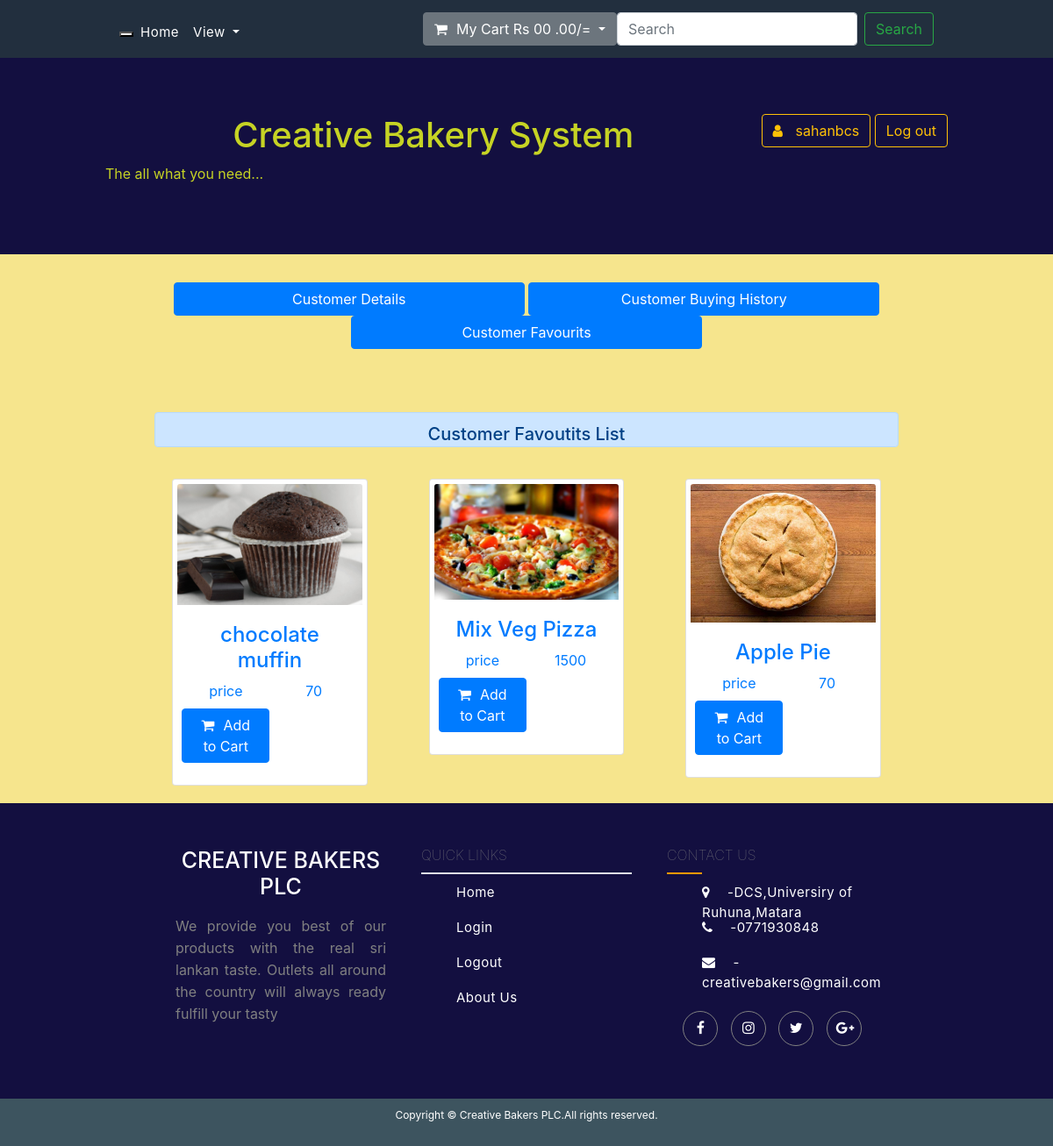
Screenshot of /customerfav.php (signed in) with the database file from the repository.
### tables this page shows
CREATE TABLE `products` (
  `id` int(11) NOT NULL,
  `category_id` int(11) NOT NULL,
  `product_name` varchar(255) NOT NULL,
  `product_price` float NOT NULL,
  `product_quantity` int(11) NOT NULL,
  `product_description` varchar(535) NOT NULL,
  `product_image` longtext NOT NULL,
  `product_availability` tinyint(1) NOT NULL,
  `discount` float DEFAULT NULL,
  `post_date` timestamp NOT NULL DEFAULT current_timestamp(),
  `update_date` timestamp NULL DEFAULT NULL
);

### customerfav.php (the view, shortened to what this page needs)
<?php
    include('top_header.php');
    include('header.php');
?>
<center>
   <a href="<?php
            if($_SESSION['role']=='admin'){
                echo "admin.php";
            }else if($_SESSION['role']){
                echo "customer.php";
            }
    ?>"> <button  style="width:400px;" class="btn btn-primary" type="button"><?php
    if($_SESSION['role']=='admin'){
        echo "Admin  Details";
    }else if($_SESSION['role']){
        echo "Customer Details ";
    }
    ?>
    </button >   </a>
    <a href="customer_buying_history.php"><button  style="width:400px;"class="btn btn-primary" type="button">Customer Buying History </button >   </a>
    <a href="customerfav.php"><button  style="width:400px;"class="btn btn-primary" type="button">Customer Favourits </button >   </a>
    </center>
<center>
    <div class="container-fluid " >
      <div class="col-md-9">
               <div class="alert alert-primary" role="alert" style="height:40px">
               <h5> Customer Favoutits List <h5>
</div>
    <div class="row" align="center">
      <?php
        $uid = intval($_SESSION['uid']);
        $presql = "SELECT * FROM `wishlist` WHERE `user_id` = $uid ";
        $preres= mysqli_query($conn,$presql);
        while($prerow=mysqli_fetch_assoc($preres)){
            $ppid = $prerow['product_id'];
          $sql = "SELECT * FROM `products` WHERE `id` =$ppid";
          $res=mysqli_query($conn,$sql);
        while($row = mysqli_fetch_assoc($res)){  ?>
    <div class="col-md-4 sm-12">
      <div class="card btn " id="product" style="margin:20px; padding:5px;">
      <a href="product_details.php?pid=<?php echo "".$row['id']; ?>" >  <img src="upload \<?php echo "".$row['product_image']; ?>" class="card-img-top" alt="..."></a>
          <div class="card-body">
            <h4><a  style="text-decoration:none" href="product_details.php?pid=<?php echo "".$row['id']; ?>" ><?php echo "".$row['product_name']; ?></a></h4>
            <div class="row">
                <label class="col-6" ><a  style="text-decoration:none" href="product_details.php?pid=<?php echo "".$row['id']; ?>" ><span class="
                  color: #fff;
                  text-decoration: none;">price</span></a></label>
                <label class="col-6"><a style="text-decoration:none" href="product_details.php"><?php echo "".$row['product_price']; ?></a></label>
            </div>
            <div class="row">
               <a style="width:50%" href="product.php?page=product&action=add&id=<?php echo $row['id']; ?>" class="lnk btn btn-primary" type="submit"><i class="icon fa fa-shopping-cart" style="margin-right:10px;"></i>Add to Cart</a>
            </div>
           </div>
      </div>
</div>
    <?php } }?>
</div>
</div>
</div>
</center>
<?php
    include("footer.php");
?>

### style.css (style rules this page uses)
body { background-color:#f6e58d; }

### rows the page displays
products: product_image (picture), product_name "chocolate muffin", product_price "70"
products: product_image (picture), product_name "Mix Veg Pizza", product_price "1500"
products: product_image (picture), product_name "Apple Pie", product_price "70"

### other values shown
$_SESSION['user_name'] "sahanbcs"
